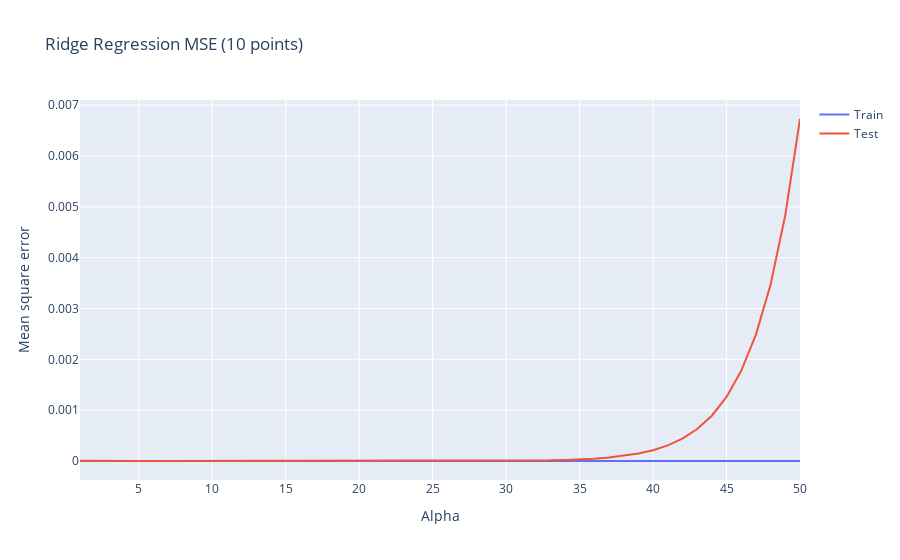

Notebook cell for this chart:
### Code cell
n = 50
MSE_train = np.ones(n)
MSE_test = np.ones(n)
for i in range(n):
    coefs = np.polyfit(X_train, y_train, deg = i+1)
    poly = np.poly1d(coefs)
    MSE_train[i] = MSE(y_train, poly(X_train))
    MSE_test[i] = MSE(y_test, poly(X_test))
    

fig = go.Figure()

fig.add_trace(go.Scatter(x=[i+1 for i in range(n)], y=MSE_train,
                    mode='lines',
                    name='Train'))

fig.add_trace(go.Scatter(x=[i+1 for i in range(n)], y=MSE_test,
                    mode='lines',
                    name='Test'))

fig.update_layout(
    title_text = 'Ridge Regression MSE (10 points)', # title of plot
    yaxis_title_text = 'Mean square error',
    xaxis_title_text = 'Alpha' # xaxis label
        )

fig.show()

print(MSE_test.argmin())

### Figure 1 — Plotly figure (JSON) as saved in the notebook; plotly's stock layout.template omitted (floating-point values rounded to 4 significant figures)
{"data": [{"mode": "lines", "name": "Train", "type": "scatter", "x": [1, 2, 3, 4, 5, 6, 7, 8, 9, 10, 11, 12, 13, 14, 15, 16, 17, 18, 19, 20, 21, 22, 23, 24, 25, 26, 27, 28, 29, 30, 31, 32, 33, 34, 35, 36, 37, 38, 39, 40, 41, 42, 43, 44, 45, 46, 47, 48, 49, 50], "y": [8.567e-07, 1.511e-08, 1.73e-11, 2.66e-14, 1.147e-17, 2.256e-21, 2.334e-25, 1.43e-31, 2.151e-31, 2.927e-32, 6.748e-32, 1.877e-31, 3.128e-31, 2.342e-32, 2.28e-31, 1.96e-31, 1.707e-31, 3.42e-32, 9.738e-32, 3.319e-31, 1.584e-31, 5.664e-31, 4.579e-31, 1.183e-31, 3.895e-31, 1.572e-31, 1.784e-31, 9.522e-32, 1.325e-31, 7.057e-32, 1.599e-31, 2.086e-31, 3.787e-31, 2.339e-31, 3.79e-32, 2.65e-32, 2.37e-31, 1.328e-31, 1.322e-31, 3.531e-31, 4.012e-31, 3.06e-31, 3.236e-32, 1.344e-31, 2.604e-31, 1.519e-31, 3.171e-31, 1.713e-31, 6.295e-31, 1.966e-31]}, {"mode": "lines", "name": "Test", "type": "scatter", "x": [1, 2, 3, 4, 5, 6, 7, 8, 9, 10, 11, 12, 13, 14, 15, 16, 17, 18, 19, 20, 21, 22, 23, 24, 25, 26, 27, 28, 29, 30, 31, 32, 33, 34, 35, 36, 37, 38, 39, 40, 41, 42, 43, 44, 45, 46, 47, 48, 49, 50], "y": [4.377e-06, 1.771e-07, 1.875e-09, 1.031e-11, 2.777e-13, 3.818e-15, 2.732e-16, 1.479e-18, 1.003e-18, 2.407e-18, 9.93e-18, 2.765e-15, 7.101e-14, 8.484e-13, 6.09e-12, 3.172e-11, 1.319e-10, 4.585e-10, 1.395e-09, 3.791e-09, 9.423e-09, 2.171e-08, 4.688e-08, 9.596e-08, 1.87e-07, 3.499e-07, 6.325e-07, 1.106e-06, 1.884e-06, 3.129e-06, 5.095e-06, 8.128e-06, 1.275e-05, 1.971e-05, 3.008e-05, 4.534e-05, 6.756e-05, 9.987e-05, 0.0001462, 0.0002126, 0.0003067, 0.0004401, 0.000628, 0.000891, 0.00126, 0.001773, 0.002488, 0.003471, 0.00484, 0.006728]}], "layout": {"autosize": true, "title": {"text": "Ridge Regression MSE (10 points)"}, "xaxis": {"autorange": true, "range": [1, 50], "title": {"text": "Alpha"}, "type": "linear"}, "yaxis": {"autorange": true, "range": [-0.0003738, 0.007102], "title": {"text": "Mean square error"}, "type": "linear"}}}
